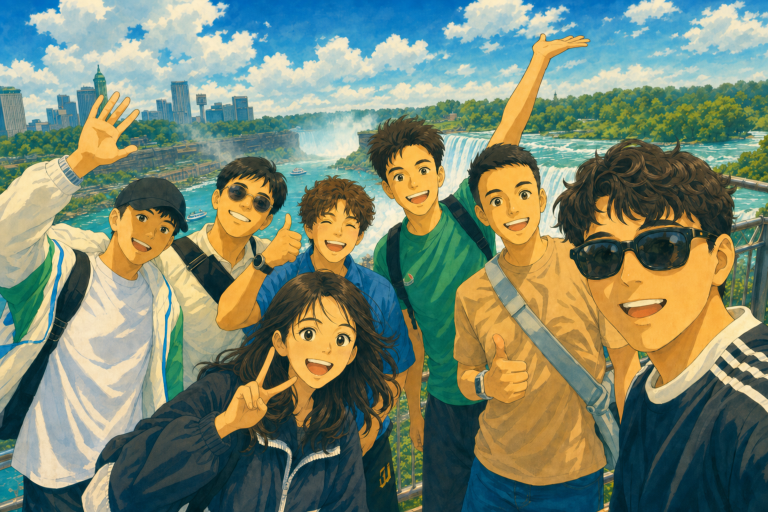
#> input picture docs/misc/team_ghibli_source.png, 1536 x 1024 px (shown at 1/2 size)
$ python make_team_ghibli_image.py
#> lines starting #> are read from the running program, lines starting #| are printed output that depends on the picture
#!/usr/bin/env python3
"""Render a full-bleed Ghibli-style team slide from an illustration + text overlays."""

from __future__ import annotations

import argparse
from pathlib import Path

from PIL import Image, ImageDraw, ImageFont

ROOT = Path(__file__).resolve().parents[2]
DEFAULT_SOURCE = ROOT / "docs" / "misc" / "team_ghibli_source.png"
DEFAULT_LOGO = ROOT / "docs" / "misc" / "lg_electronics_logo.png"
DEFAULT_OUT_PNG = ROOT / "docs" / "misc" / "team_ghibli.png"
DEFAULT_OUT_JPG = ROOT / "docs" / "misc" / "team_ghibli.jpg"

TARGET_W, TARGET_H = 1920, 1080
MARGIN_X, MARGIN_Y = 96, 80


def _load_font(size: int, bold: bool = False) -> ImageFont.FreeTypeFont | ImageFont.ImageFont:
    candidates = []
    if bold:
        candidates.extend(
            [
                "C:/Windows/Fonts/malgunbd.ttf",
                "C:/Windows/Fonts/segoeuib.ttf",
                "C:/Windows/Fonts/arialbd.ttf",
            ]
        )
    else:
        candidates.extend(
            [
                "C:/Windows/Fonts/malgun.ttf",
                "C:/Windows/Fonts/segoeui.ttf",
                "C:/Windows/Fonts/arial.ttf",
            ]
        )
    for path in candidates:
        if Path(path).is_file():
            return ImageFont.truetype(path, size)
    return ImageFont.load_default()


def cover_resize(img: Image.Image, width: int, height: int) -> Image.Image:
    """Scale and center-crop to fill the target size with no letterboxing."""
#> called with width = 1920, height = 1080
    src_w, src_h = img.size
#> src_w = 1536; src_h = 1024
    scale = max(width / src_w, height / src_h)
#> scale = 1.25
    new_w = int(src_w * scale)
#> new_w = 1920
    new_h = int(src_h * scale)
#> new_h = 1280
    resized = img.resize((new_w, new_h), Image.Resampling.LANCZOS)
    left = (new_w - width) // 2
#> left = 0
    top = (new_h - height) // 2
#> top = 100
    return resized.crop((left, top, left + width, top + height))
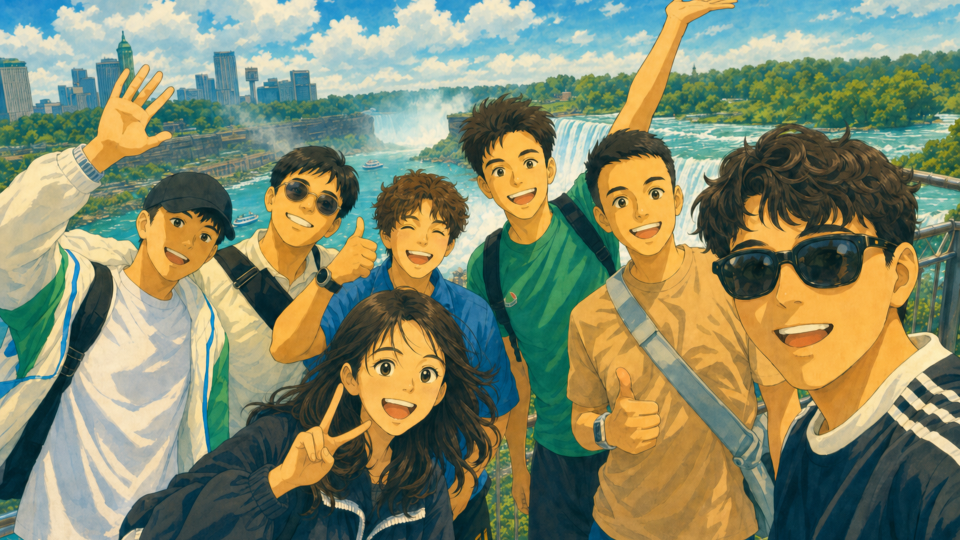
#> returned value: PIL image 1920x1080 RGBA (shown at 1/2 size); mean R, G, B, A 130.7, 137.2, 107.4, 255


def draw_text_with_shadow(
    draw: ImageDraw.ImageDraw,
    xy: tuple[int, int],
    text: str,
    font: ImageFont.ImageFont,
    fill: tuple[int, int, int, int],
    shadow: tuple[int, int, int, int] = (0, 0, 0, 140),
    offset: tuple[int, int] = (2, 2),
    anchor: str = "la",
) -> None:
    x, y = xy
    draw.text((x + offset[0], y + offset[1]), text, font=font, fill=shadow, anchor=anchor)
    draw.text(xy, text, font=font, fill=fill, anchor=anchor)


def draw_text_readable_on_light_bg(
    draw: ImageDraw.ImageDraw,
    xy: tuple[int, int],
    text: str,
    font: ImageFont.ImageFont,
    fill: tuple[int, int, int, int] = (255, 255, 255, 255),
    anchor: str = "la",
) -> None:
    """Soft halo + drop shadow so white text stays legible on bright clouds."""
#> called with xy = (96, 80), text = 'Team 3 : Blue Sky', fill = (255, 255, 255, 255), anchor = 'la'
    x, y = xy
    halo = (20, 30, 50, 155)
    for dx, dy in (
        (-2, 0),
        (2, 0),
        (0, -2),
        (0, 2),
        (-2, -2),
        (2, 2),
        (-2, 2),
        (2, -2),
    ):
        draw.text((x + dx, y + dy), text, font=font, fill=halo, anchor=anchor)
    draw.text((x + 3, y + 3), text, font=font, fill=(0, 0, 0, 145), anchor=anchor)
    draw.text(
        xy,
        text,
        font=font,
        fill=fill,
        anchor=anchor,
        stroke_width=3,
        stroke_fill=(15, 25, 45, 220),
    )


def _prepare_lg_logo(logo: Image.Image) -> Image.Image:
    """Drop black matte and brighten wordmark for overlay on photo art."""
    logo = logo.convert("RGBA")
    px = logo.load()
    w, h = logo.size
    for y in range(h):
        for x in range(w):
            r, g, b, a = px[x, y]
            if r < 45 and g < 45 and b < 45:
                px[x, y] = (0, 0, 0, 0)
                continue
            if 70 <= r <= 190 and abs(r - g) < 25 and abs(g - b) < 25:
                px[x, y] = (255, 255, 255, 255)
    return logo


def _paste_logo_bottom_right(canvas: Image.Image, logo_path: Path) -> None:
    logo = _prepare_lg_logo(Image.open(logo_path))
    target_h = 96
    scale = target_h / logo.height
    target_w = int(logo.width * scale)
    logo = logo.resize((target_w, target_h), Image.Resampling.LANCZOS)

    x = TARGET_W - MARGIN_X - target_w
    y = TARGET_H - MARGIN_Y - target_h
    canvas.alpha_composite(logo, (x, y))


def _draw_team_title_top_left(canvas: Image.Image) -> None:
    team_font = _load_font(94, bold=True)
    draw = ImageDraw.Draw(canvas)
    draw_text_readable_on_light_bg(
        draw,
        (MARGIN_X, MARGIN_Y),
        "Team 3 : Blue Sky",
        team_font,
    )


def render(source: Path, logo: Path, out_png: Path, out_jpg: Path) -> None:
    img = Image.open(source).convert("RGBA")
    canvas = cover_resize(img, TARGET_W, TARGET_H)

    _draw_team_title_top_left(canvas)

    if logo.is_file():
        _paste_logo_bottom_right(canvas, logo)
    else:
        draw = ImageDraw.Draw(canvas)
        lg_font = _load_font(40, bold=True)
        white = (255, 255, 255, 255)
        draw_text_with_shadow(
            draw,
            (TARGET_W - MARGIN_X, TARGET_H - MARGIN_Y),
            "LG Electronics",
            lg_font,
            white,
            anchor="ra",
        )

    out_png.parent.mkdir(parents=True, exist_ok=True)
    canvas.save(out_png, format="PNG", optimize=True)
    canvas.convert("RGB").save(out_jpg, format="JPEG", quality=92, optimize=True, progressive=True)
    print(f"Wrote {out_png}")
    print(f"Wrote {out_jpg}")


def main() -> None:
    parser = argparse.ArgumentParser(description="Add text overlays to Ghibli team illustration.")
    parser.add_argument("--source", type=Path, default=DEFAULT_SOURCE, help="Ghibli illustration PNG")
    parser.add_argument("--logo", type=Path, default=DEFAULT_LOGO, help="LG Electronics logo PNG")
    parser.add_argument("--out-png", type=Path, default=DEFAULT_OUT_PNG)
    parser.add_argument("--out-jpg", type=Path, default=DEFAULT_OUT_JPG)
    args = parser.parse_args()

    if not args.source.is_file():
        raise SystemExit(f"Source image not found: {args.source}")

    render(args.source, args.logo, args.out_png, args.out_jpg)


if __name__ == "__main__":
    main()
